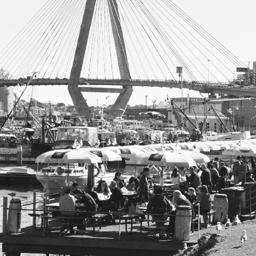
%> input picture 2_classification/naive_bayes/test_images/non_text03.jpg, 256 x 256 px; its folder holds 4 pictures in this run
$ octave bayes_testing.m   (GNU Octave 9; MATLAB toolbox functions it lacks are replaced by stand-ins)
%> lines starting %> are read from the running program, lines starting %| are printed output that depends on the picture
### 2_classification/perceptron/get_featureVector.m
function vector=get_featureVector(image)
% this function returns a column vector of 49 DCT features.
[m,n,k]=size(image);
if k>1,
    image=rgb2gray(image);   % only the greyscale image is used.
end

transformed_image=dct2(image);
min_dimension=min([m n]);
Z = zigzag4(min_dimension); % the DCT-trandformed image is converted into one-dimensional array in a zigzag order.

vector=[]; % initialisation with empty vector
for i=2:50, % use 256 coefficients of the DCT-transformed image in ZigZag order.
    vector=[vector;transformed_image(Z(i,1),Z(i,2))];
end


### 2_classification/perceptron/zigzag4.m
% zigzag4 - generate traversal-through-matrix used by jpeg
%
% SYNOPSIS
%	zigzag4
%	zigzag4(N)
%
% DESCRIPTION
% 	The skew-diagonal-traversal-pattern of jpeg for an NxN matrix
%	is returned in an N^2x2 matrix. N defaults to 8. The N^2x2 matrix
%	contains the appropriate row and column indices (starting at 1).

% Copyright (C) 1995-1997 Darrel Hankerson and Greg A. Harris
%
% This file is part of the JPEGtool collection of scripts for Octave
% and Matlab; see http://www.dms.auburn.edu/compression
%
% The JPEGtool collection is free software; you can redistribute it
% and/or modify it under the terms of the GNU General Public License
% as published by the Free Software Foundation; either version 2, or
% (at your option) any later version.
%
% The collection is distributed in the hope that it will be useful,
% but WITHOUT ANY WARRANTY; without even the implied warranty of
% MERCHANTABILITY or FITNESS FOR A PARTICULAR PURPOSE.  See the
% GNU General Public License for more details.
%
% You should have received a copy of the GNU General Public License
% along with this package; see the file COPYING.  If not, write to the
% Free Software Foundation, 59 Temple Place - Suite 330, Boston, MA
% 02111-1307, USA.

function Z = zigzag4(N)

if ~exist('N')
  N = 8;
end

Z = zeros(N*N,2);
u = 0; v = 2; inc = 1;

for n = 1:N*N
  v = v - inc; u = u + inc;
  if (u > N)
    v = v + 2; u = N; inc = -1;
  elseif (v == 0)
    v = 1; inc = -1;
  elseif (v > N)
    u = u + 2; v = N; inc = 1;
  elseif (u == 0)
    u = 1; inc = 1;
  end
  Z(n,:) = [v u];
end

% % Referecnce
% % http://www.site.uottawa.ca/~edubois/courses/CEG4311/zigzag.m

### 2_classification/naive_bayes/bayes_testing.m
% [9 lines of commented-out code are left out]
clc;

folder_test=dir('test_images\');
Number_test_images=length(folder_test)-2; % number of test images

test_set=[];
ground_truth = [];

for i=1:Number_test_images
    Image=imread(['test_images\' folder_test(i+2).name]);
%> Image is the input picture: size 256x256 uint8; min 5, max 255, mean 149.4
    test_set=[test_set;get_featureVector(Image)'];
%> in get_featureVector, `transformed_image=dct2(image);`:
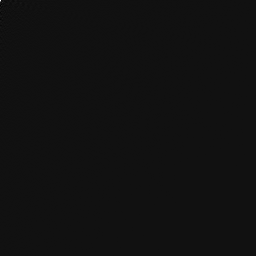
%> transformed_image: size 256x256 double; min -2753, max 38251.9, mean 0.8; drawn with min black and max white
%> the loop in get_featureVector, `for i=2:50,` made 49 passes
%> vector on passes 1 to 7: -1204.2, [-1204.2; 14595], [-1204.2; 14595; 1096.4], [-1204.2; 14595; 1096.4; 626.5], [-1204.2; 14595; 1096.4; 626.5; 432.4], [-1204.2; 14595; 1096.4; 626.5; 432.4; 915.2], [-1204.2; 14595; 1096.4; 626.5; 432.4; 915.2; -404.2]
%> after the loop in get_featureVector, `for i=2:50,`: vector = 49 values, max 14595 at index 2, min -2753 at index 20, mean 282
%> test_set has the same summary as vector in get_featureVector
    if folder_test(i+2).name(1)=="t"
        ground_truth(i)=1;
    else
        ground_truth(i)=0;
    end
end
%> pass 2 of the loop `for i=1:Number_test_images`:
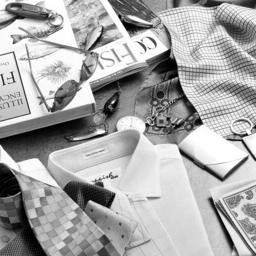
%> input picture 2_classification/naive_bayes/test_images/non_text04.jpg, 256 x 256 px
%> Image is the input picture: size 256x256 uint8; min 0, max 255, mean 168
%> in get_featureVector (call 2), `transformed_image=dct2(image);`:
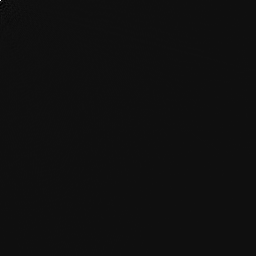
%> transformed_image: size 256x256 double; min -2862.7, max 43005.8, mean 0.8; drawn with min black and max white
%> the loop in get_featureVector (call 2), `for i=2:50,` made 49 passes
%> vector on passes 1 to 7: -2862.7, [-2862.7; 712.2], [-2862.7; 712.2; 814.6], [-2862.7; 712.2; 814.6; 4962.2], [-2862.7; 712.2; 814.6; 4962.2; -404.4], [-2862.7; 712.2; 814.6; 4962.2; -404.4; 277.1], [-2862.7; 712.2; 814.6; 4962.2; -404.4; 277.1; 3118.5]
%> after the loop in get_featureVector (call 2), `for i=2:50,`: vector = 49 values, max 4962.2 at index 4, min -2862.7 at index 1, mean -42.96
%> test_set = 49 columns, first 8: [-1204.2 14595 1096.4 626.5 432.4 915.2 -404.2 -980.5; -2862.7 712.2 814.6 4962.2 -404.4 277.1 3118.5 730.9]
%> pass 3 of the loop `for i=1:Number_test_images`:
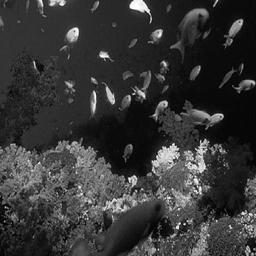
%> input picture 2_classification/naive_bayes/test_images/non_text06.jpg, 256 x 256 px
%> Image is the input picture: size 256x256 uint8; min 0, max 255, mean 54.4
%> in get_featureVector (call 3), `transformed_image=dct2(image);`:
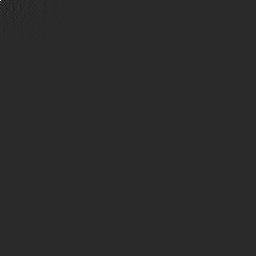
%> transformed_image: size 256x256 double; min -2800.3, max 13927, mean 0.2; drawn with min black and max white
%> the loop in get_featureVector (call 3), `for i=2:50,` made 49 passes
%> vector on passes 1 to 7: 1450, [1450; -2800.3], [1450; -2800.3; 514.6], [1450; -2800.3; 514.6; 1407.2], [1450; -2800.3; 514.6; 1407.2; -1236.7], [1450; -2800.3; 514.6; 1407.2; -1236.7; 528.5], [1450; -2800.3; 514.6; 1407.2; -1236.7; 528.5; -96.29]
%> after the loop in get_featureVector (call 3), `for i=2:50,`: vector = 49 values, max 2693.5 at index 9, min -2800.3 at index 2, mean -45.76
%> test_set = 49 columns, first 8: [-1204.2 14595 1096.4 626.5 432.4 915.2 -404.2 -980.5; -2862.7 712.2 814.6 4962.2 -404.4 277.1 3118.5 730.9; 1450 -2800.3 514.6 1407.2 -1236.7 528.5 -96.29 -809.3]
%> the loop made 4 passes; the first 3 are shown

%test_set = test_set';
%> (the run ends here)
